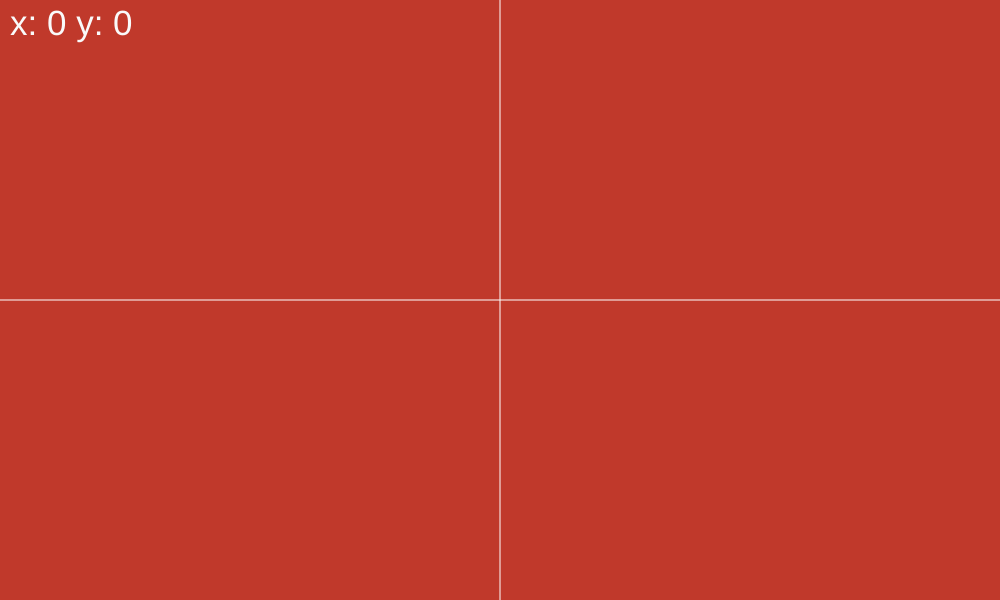
Frame 1 (no input)
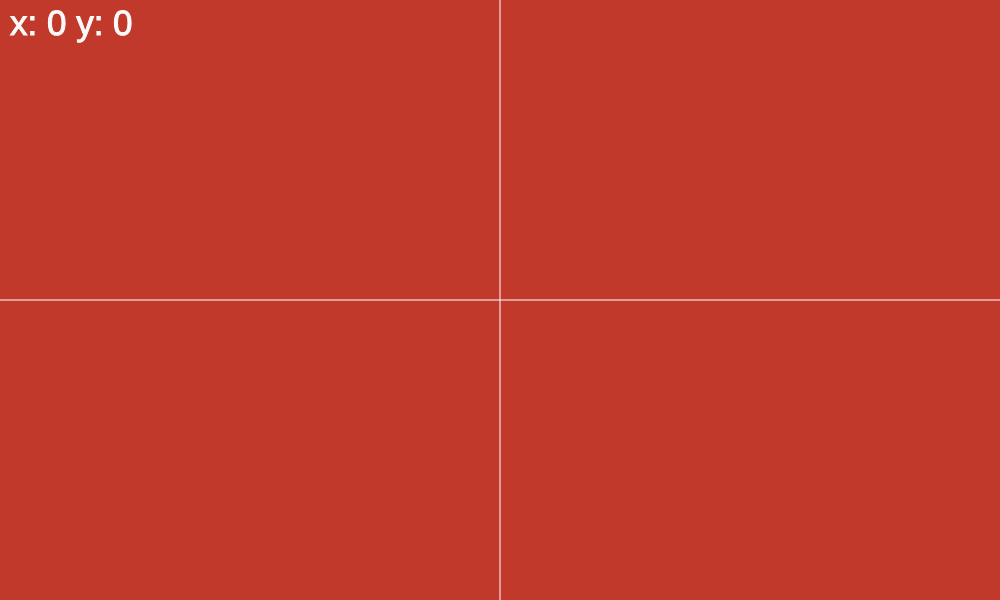
Frame 60 (no input)
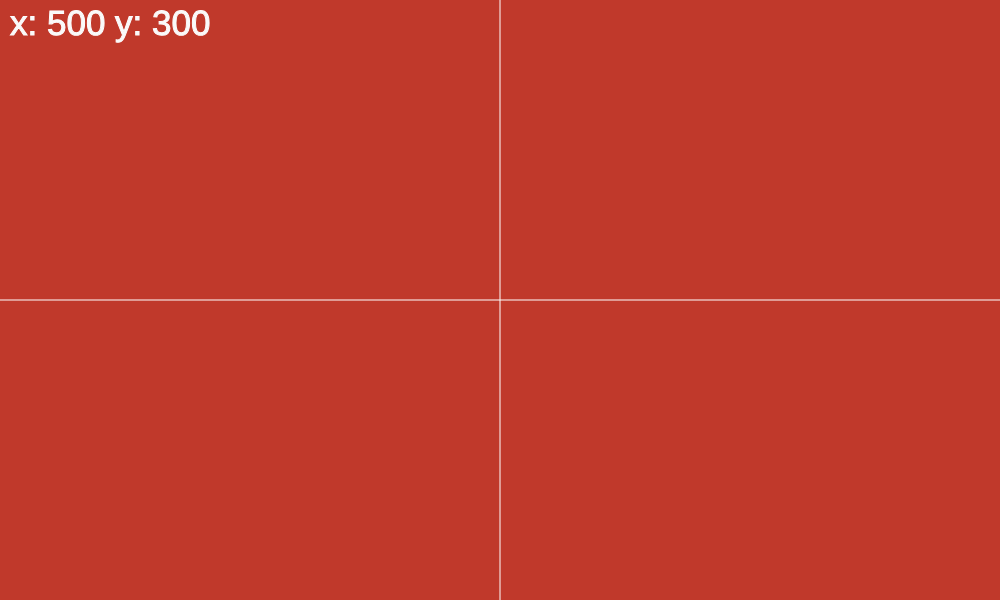
Frame 120 (the mouse pressed at the canvas centre since frame 60)

The p5.js sketch that drew these frames (run headless with seeded random() and noise() and a simulated clock; from frame 60 on, the mouse is pressed at the canvas centre):

// p5.js sketch
// ── sketch.js
let y = 0;
function setup() {
  createCanvas(1000, 600);
}

function draw() {
  background("#c0392b");

  fill(250);
  textSize(35);
  text("x: " + mouseX + " y: " + mouseY, 10, 35);

  stroke(255);
  line(0, 300, 1000, 300);
  line(500, 0, 500, 600);
}

// ── events.js
let figure = document.getElementById("figure");
let img = document.getElementById("img");
const eventTranslation = () => {
  if (figure) {
    figure.style.animationName = "translation";
    figure.style.animationDuration = "2.5s";
    figure.style.animationIterationCount = "infinite";
  }
};

const eventRotation = () => {
  if (figure) {
    figure.classList.toggle("rotation");
  }
};

const eventEscalation = () => {
  if (figure) {
    figure.style.animationName = "escalation";
    figure.style.animationDuration = "2.5s";
    figure.style.animationIterationCount = "infinite";
  }
};

// ── style.css
html,
body {
  margin: 0;
  padding: 0;
}

canvas {
  display: block;
}

.container {
  display: flex;
  justify-content: flex-end;
  position: relative;
}

.button-container {
  display: flex;
  justify-content: flex-end;
  width: 200px;
  height: 100px;
  position: absolute;
}

#rotacion,
#translacion,
#escalacion {
  /* position: absolute; */
  width: 200px;
  height: 50px;
  margin: 40px 45px 0px 0px;
  font-size: 18px;
}

#figure {
  height: 100px;
  width: 100px;
  background-color: aqua;
  position: absolute;
  margin: 200px;
}

.rotation {
  transform: rotate(90deg) translateZ(0);
  animation: rotation 1s linear infinite;
}

@keyframes escalation {
  0% {
    height: 100px;
    width: 100px;
  }
  10% {
    height: 120px;
    width: 120px;
  }
  20% {
    height: 140px;
    width: 140px;
  }
  30% {
    height: 120px;
    width: 120px;
  }
  40% {
    height: 100px;
    width: 100px;
  }
  50% {
    height: 80px;
    width: 80px;
  }
  60% {
    height: 60px;
    width: 60px;
  }
  70% {
    height: 80px;
    width: 80px;
  }
  80% {
    height: 100px;
    width: 100px;
  }
}

@keyframes myanimation {
  0% {
    background-color: white;
  }
  25% {
    background-color: red;
  }
  50% {
    background-color: green;
  }
  75% {
    background-color: blue;
  }
  100% {
    background-color: white;
  }
}

@keyframes translation {
  50% {
    margin: 300px;
  }
}

@keyframes rotation {
  100% {
    transform: rotate(360deg);
  }
}
